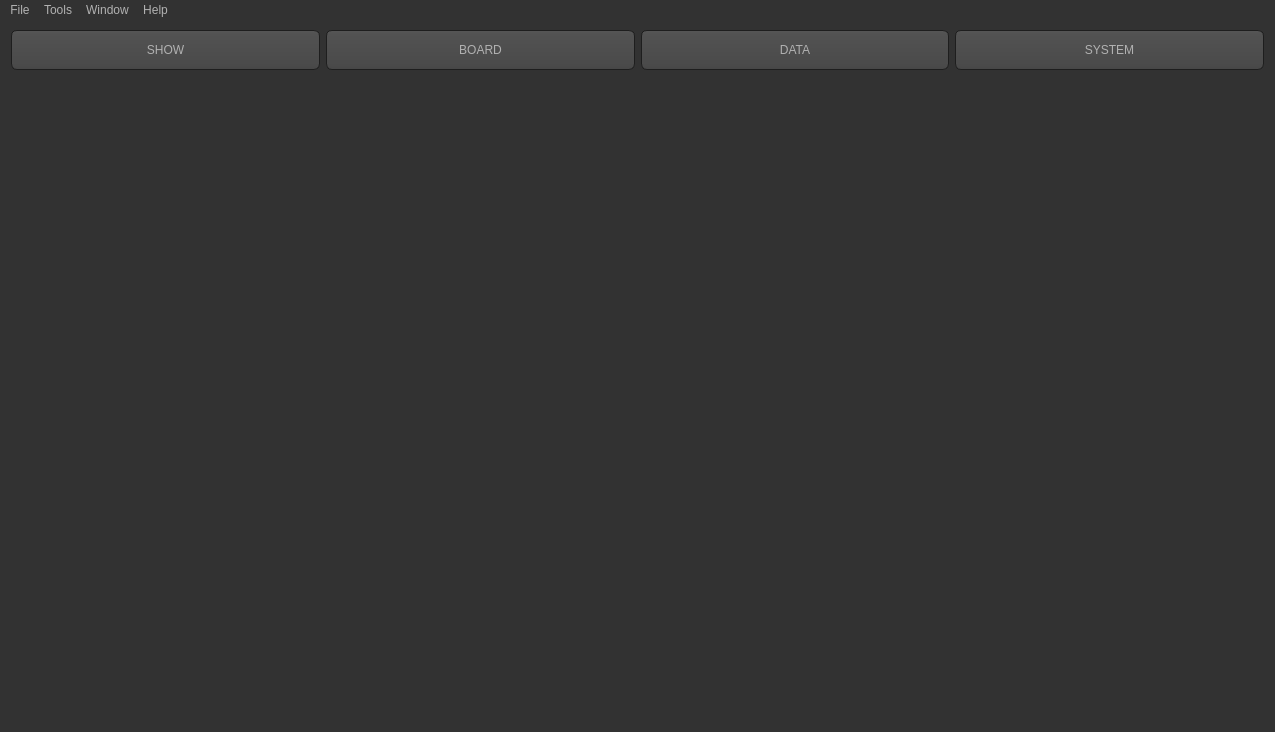
<?xml version="1.0" encoding="UTF-8"?>
<ui version="4.0">
 <class>MainWindow</class>
 <widget class="QMainWindow" name="MainWindow">
  <property name="geometry">
   <rect>
    <x>0</x>
    <y>0</y>
    <width>1275</width>
    <height>732</height>
   </rect>
  </property>
  <property name="windowTitle">
   <string>MainWindow</string>
  </property>
  <property name="styleSheet">
   <string notr="true">QToolTip
{
     border: 1px solid black;
     background-color: #ffa02f;
     padding: 1px;
     border-radius: 3px;
     opacity: 100;
}

QWidget
{
    color: #b1b1b1;
    background-color: #323232;
}

QWidget:item:hover
{
    background-color: QLinearGradient( x1: 0, y1: 0, x2: 0, y2: 1, stop: 0 #ffa02f, stop: 1 #ca0619);
    color: #000000;
}

QWidget:item:selected
{
    background-color: QLinearGradient( x1: 0, y1: 0, x2: 0, y2: 1, stop: 0 #ffa02f, stop: 1 #d7801a);
}

QMenuBar::item
{
    background: transparent;
}

QMenuBar::item:selected
{
    background: transparent;
    border: 1px solid #ffaa00;
}

QMenuBar::item:pressed
{
    background: #444;
    border: 1px solid #000;
    background-color: QLinearGradient(
        x1:0, y1:0,
        x2:0, y2:1,
        stop:1 #212121,
        stop:0.4 #343434/*,
        stop:0.2 #343434,
        stop:0.1 #ffaa00*/
    );
    margin-bottom:-1px;
    padding-bottom:1px;
}

QMenu
{
    border: 1px solid #000;
}

QMenu::item
{
    padding: 2px 20px 2px 20px;
}

QMenu::item:selected
{
    color: #000000;
}

QWidget:disabled
{
    color: #404040;
    background-color: #323232;
}

QAbstractItemView
{
    background-color: QLinearGradient( x1: 0, y1: 0, x2: 0, y2: 1, stop: 0 #4d4d4d, stop: 0.1 #646464, stop: 1 #5d5d5d);
}

QWidget:focus
{
    /*border: 2px solid QLinearGradient( x1: 0, y1: 0, x2: 0, y2: 1, stop: 0 #ffa02f, stop: 1 #d7801a);*/
}

QLineEdit
{
    background-color: QLinearGradient( x1: 0, y1: 0, x2: 0, y2: 1, stop: 0 #4d4d4d, stop: 0 #646464, stop: 1 #5d5d5d);
    padding: 1px;
    border-style: solid;
    border: 1px solid #1e1e1e;
    border-radius: 5;
}

QPushButton
{
    color: #b1b1b1;
    background-color: QLinearGradient( x1: 0, y1: 0, x2: 0, y2: 1, stop: 0 #565656, stop: 0.1 #525252, stop: 0.5 #4e4e4e, stop: 0.9 #4a4a4a, stop: 1 #464646);
    border-width: 1px;
    border-color: #1e1e1e;
    border-style: solid;
    border-radius: 6;
    padding: 3px;
    font-size: 12px;
    padding-left: 5px;
    padding-right: 5px;
}

QPushButton:pressed
{
    background-color: QLinearGradient( x1: 0, y1: 0, x2: 0, y2: 1, stop: 0 #2d2d2d, stop: 0.1 #2b2b2b, stop: 0.5 #292929, stop: 0.9 #282828, stop: 1 #252525);
}

QComboBox
{
    selection-background-color: #ffaa00;
    background-color: QLinearGradient( x1: 0, y1: 0, x2: 0, y2: 1, stop: 0 #565656, stop: 0.1 #525252, stop: 0.5 #4e4e4e, stop: 0.9 #4a4a4a, stop: 1 #464646);
    border-style: solid;
    border: 1px solid #1e1e1e;
    border-radius: 5;
}

QComboBox:hover,QPushButton:hover
{
    border: 2px solid QLinearGradient( x1: 0, y1: 0, x2: 0, y2: 1, stop: 0 #ffa02f, stop: 1 #d7801a);
}


QComboBox:on
{
    padding-top: 3px;
    padding-left: 4px;
    background-color: QLinearGradient( x1: 0, y1: 0, x2: 0, y2: 1, stop: 0 #2d2d2d, stop: 0.1 #2b2b2b, stop: 0.5 #292929, stop: 0.9 #282828, stop: 1 #252525);
    selection-background-color: #ffaa00;
}

QComboBox QAbstractItemView
{
    border: 2px solid darkgray;
    selection-background-color: QLinearGradient( x1: 0, y1: 0, x2: 0, y2: 1, stop: 0 #ffa02f, stop: 1 #d7801a);
}

QComboBox::drop-down
{
     subcontrol-origin: padding;
     subcontrol-position: top right;
     width: 15px;

     border-left-width: 0px;
     border-left-color: darkgray;
     border-left-style: solid; /* just a single line */
     border-top-right-radius: 3px; /* same radius as the QComboBox */
     border-bottom-right-radius: 3px;
 }

QComboBox::down-arrow
{
     image: url(:/down_arrow.png);
}

QGroupBox:focus
{
border: 2px solid QLinearGradient( x1: 0, y1: 0, x2: 0, y2: 1, stop: 0 #ffa02f, stop: 1 #d7801a);
}

QTextEdit:focus
{
    border: 2px solid QLinearGradient( x1: 0, y1: 0, x2: 0, y2: 1, stop: 0 #ffa02f, stop: 1 #d7801a);
}

QScrollBar:horizontal {
     border: 1px solid #222222;
     background: QLinearGradient( x1: 0, y1: 0, x2: 0, y2: 1, stop: 0.0 #121212, stop: 0.2 #282828, stop: 1 #484848);
     height: 7px;
     margin: 0px 16px 0 16px;
}

QScrollBar::handle:horizontal
{
      background: QLinearGradient( x1: 0, y1: 0, x2: 1, y2: 0, stop: 0 #ffa02f, stop: 0.5 #d7801a, stop: 1 #ffa02f);
      min-height: 20px;
      border-radius: 2px;
}

QScrollBar::add-line:horizontal {
      border: 1px solid #1b1b19;
      border-radius: 2px;
      background: QLinearGradient( x1: 0, y1: 0, x2: 1, y2: 0, stop: 0 #ffa02f, stop: 1 #d7801a);
      width: 14px;
      subcontrol-position: right;
      subcontrol-origin: margin;
}

QScrollBar::sub-line:horizontal {
      border: 1px solid #1b1b19;
      border-radius: 2px;
      background: QLinearGradient( x1: 0, y1: 0, x2: 1, y2: 0, stop: 0 #ffa02f, stop: 1 #d7801a);
      width: 14px;
     subcontrol-position: left;
     subcontrol-origin: margin;
}

QScrollBar::right-arrow:horizontal, QScrollBar::left-arrow:horizontal
{
      border: 1px solid black;
      width: 1px;
      height: 1px;
      background: white;
}

QScrollBar::add-page:horizontal, QScrollBar::sub-page:horizontal
{
      background: none;
}

QScrollBar:vertical
{
      background: QLinearGradient( x1: 0, y1: 0, x2: 1, y2: 0, stop: 0.0 #121212, stop: 0.2 #282828, stop: 1 #484848);
      width: 7px;
      margin: 16px 0 16px 0;
      border: 1px solid #222222;
}

QScrollBar::handle:vertical
{
      background: QLinearGradient( x1: 0, y1: 0, x2: 0, y2: 1, stop: 0 #ffa02f, stop: 0.5 #d7801a, stop: 1 #ffa02f);
      min-height: 20px;
      border-radius: 2px;
}

QScrollBar::add-line:vertical
{
      border: 1px solid #1b1b19;
      border-radius: 2px;
      background: QLinearGradient( x1: 0, y1: 0, x2: 0, y2: 1, stop: 0 #ffa02f, stop: 1 #d7801a);
      height: 14px;
      subcontrol-position: bottom;
      subcontrol-origin: margin;
}

QScrollBar::sub-line:vertical
{
      border: 1px solid #1b1b19;
      border-radius: 2px;
      background: QLinearGradient( x1: 0, y1: 0, x2: 0, y2: 1, stop: 0 #d7801a, stop: 1 #ffa02f);
      height: 14px;
      subcontrol-position: top;
      subcontrol-origin: margin;
}

QScrollBar::up-arrow:vertical, QScrollBar::down-arrow:vertical
{
      border: 1px solid black;
      width: 1px;
      height: 1px;
      background: white;
}


QScrollBar::add-page:vertical, QScrollBar::sub-page:vertical
{
      background: none;
}

QTextEdit
{
    background-color: #242424;
}

QPlainTextEdit
{
    background-color: #242424;
}

QHeaderView::section
{
    background-color: QLinearGradient(x1:0, y1:0, x2:0, y2:1, stop:0 #616161, stop: 0.5 #505050, stop: 0.6 #434343, stop:1 #656565);
    color: white;
    padding-left: 4px;
    border: 1px solid #6c6c6c;
}

QCheckBox:disabled
{
color: #414141;
}

QDockWidget::title
{
    text-align: center;
    spacing: 3px; /* spacing between items in the tool bar */
    background-color: QLinearGradient(x1:0, y1:0, x2:0, y2:1, stop:0 #323232, stop: 0.5 #242424, stop:1 #323232);
}

QDockWidget::close-button, QDockWidget::float-button
{
    text-align: center;
    spacing: 1px; /* spacing between items in the tool bar */
    background-color: QLinearGradient(x1:0, y1:0, x2:0, y2:1, stop:0 #323232, stop: 0.5 #242424, stop:1 #323232);
}

QDockWidget::close-button:hover, QDockWidget::float-button:hover
{
    background: #242424;
}

QDockWidget::close-button:pressed, QDockWidget::float-button:pressed
{
    padding: 1px -1px -1px 1px;
}

QMainWindow::separator
{
    background-color: QLinearGradient(x1:0, y1:0, x2:0, y2:1, stop:0 #161616, stop: 0.5 #151515, stop: 0.6 #212121, stop:1 #343434);
    color: white;
    padding-left: 4px;
    border: 1px solid #4c4c4c;
    spacing: 3px; /* spacing between items in the tool bar */
}

QMainWindow::separator:hover
{

    background-color: QLinearGradient(x1:0, y1:0, x2:0, y2:1, stop:0 #d7801a, stop:0.5 #b56c17 stop:1 #ffa02f);
    color: white;
    padding-left: 4px;
    border: 1px solid #6c6c6c;
    spacing: 3px; /* spacing between items in the tool bar */
}

QToolBar::handle
{
     spacing: 3px; /* spacing between items in the tool bar */
     background: url(:/images/handle.png);
}

QMenu::separator
{
    height: 2px;
    background-color: QLinearGradient(x1:0, y1:0, x2:0, y2:1, stop:0 #161616, stop: 0.5 #151515, stop: 0.6 #212121, stop:1 #343434);
    color: white;
    padding-left: 4px;
    margin-left: 10px;
    margin-right: 5px;
}

QProgressBar
{
    border: 2px solid grey;
    border-radius: 5px;
    text-align: center;
}

QProgressBar::chunk
{
    background-color: #d7801a;
    width: 2.15px;
    margin: 0.5px;
}

QTabBar::tab {
    color: #b1b1b1;
    border: 1px solid #444;
    border-bottom-style: none;
    background-color: #323232;
    padding-left: 10px;
    padding-right: 10px;
    padding-top: 3px;
    padding-bottom: 2px;
    margin-right: -1px;
}

QTabWidget::pane {
    border: 1px solid #444;
    top: 1px;
}

QTabBar::tab:last
{
    margin-right: 0; /* the last selected tab has nothing to overlap with on the right */
    border-top-right-radius: 3px;
}

QTabBar::tab:first:!selected
{
 margin-left: 0px; /* the last selected tab has nothing to overlap with on the right */


    border-top-left-radius: 3px;
}

QTabBar::tab:!selected
{
    color: #b1b1b1;
    border-bottom-style: solid;
    margin-top: 3px;
    background-color: QLinearGradient(x1:0, y1:0, x2:0, y2:1, stop:1 #212121, stop:.4 #343434);
}

QTabBar::tab:selected
{
    border-top-left-radius: 3px;
    border-top-right-radius: 3px;
    margin-bottom: 0px;
}

QTabBar::tab:!selected:hover
{
    /*border-top: 2px solid #ffaa00;
    padding-bottom: 3px;*/
    border-top-left-radius: 3px;
    border-top-right-radius: 3px;
    background-color: QLinearGradient(x1:0, y1:0, x2:0, y2:1, stop:1 #212121, stop:0.4 #343434, stop:0.2 #343434, stop:0.1 #ffaa00);
}

QRadioButton::indicator:checked, QRadioButton::indicator:unchecked{
    color: #b1b1b1;
    background-color: #323232;
    border: 1px solid #b1b1b1;
    border-radius: 6px;
}

QRadioButton::indicator:checked
{
    background-color: qradialgradient(
        cx: 0.5, cy: 0.5,
        fx: 0.5, fy: 0.5,
        radius: 1.0,
        stop: 0.25 #ffaa00,
        stop: 0.3 #323232
    );
}

QCheckBox::indicator{
    color: #b1b1b1;
    background-color: #323232;
    border: 1px solid #b1b1b1;
    width: 9px;
    height: 9px;
}

QRadioButton::indicator
{
    border-radius: 6px;
}

QRadioButton::indicator:hover, QCheckBox::indicator:hover
{
    border: 1px solid #ffaa00;
}

QCheckBox::indicator:checked
{
    image:url(:/images/checkbox.png);
}

QCheckBox::indicator:disabled, QRadioButton::indicator:disabled
{
    border: 1px solid #444;
}</string>
  </property>
  <property name="documentMode">
   <bool>false</bool>
  </property>
  <property name="unifiedTitleAndToolBarOnMac">
   <bool>false</bool>
  </property>
  <widget class="QWidget" name="centralWidget">
   <property name="sizePolicy">
    <sizepolicy hsizetype="Expanding" vsizetype="Expanding">
     <horstretch>0</horstretch>
     <verstretch>0</verstretch>
    </sizepolicy>
   </property>
   <property name="autoFillBackground">
    <bool>false</bool>
   </property>
   <layout class="QGridLayout" name="gridLayout">
    <item row="0" column="0">
     <layout class="QHBoxLayout" name="horizontalLayout_2">
      <item>
       <widget class="QPushButton" name="Show_Button">
        <property name="minimumSize">
         <size>
          <width>0</width>
          <height>40</height>
         </size>
        </property>
        <property name="text">
         <string>SHOW</string>
        </property>
       </widget>
      </item>
      <item>
       <widget class="QPushButton" name="Board_Button">
        <property name="minimumSize">
         <size>
          <width>0</width>
          <height>40</height>
         </size>
        </property>
        <property name="text">
         <string>BOARD</string>
        </property>
       </widget>
      </item>
      <item>
       <widget class="QPushButton" name="Data_Button">
        <property name="minimumSize">
         <size>
          <width>0</width>
          <height>40</height>
         </size>
        </property>
        <property name="text">
         <string>DATA</string>
        </property>
       </widget>
      </item>
      <item>
       <widget class="QPushButton" name="System_Button">
        <property name="minimumSize">
         <size>
          <width>0</width>
          <height>40</height>
         </size>
        </property>
        <property name="text">
         <string>SYSTEM</string>
        </property>
       </widget>
      </item>
     </layout>
    </item>
    <item row="1" column="0">
     <widget class="QStackedWidget" name="Main_stackedWidget">
      <property name="enabled">
       <bool>true</bool>
      </property>
      <property name="sizePolicy">
       <sizepolicy hsizetype="Expanding" vsizetype="Expanding">
        <horstretch>0</horstretch>
        <verstretch>0</verstretch>
       </sizepolicy>
      </property>
      <property name="sizeIncrement">
       <size>
        <width>0</width>
        <height>0</height>
       </size>
      </property>
      <property name="currentIndex">
       <number>-1</number>
      </property>
     </widget>
    </item>
   </layout>
  </widget>
  <widget class="QMenuBar" name="menuBar">
   <property name="enabled">
    <bool>true</bool>
   </property>
   <property name="geometry">
    <rect>
     <x>0</x>
     <y>0</y>
     <width>1275</width>
     <height>20</height>
    </rect>
   </property>
   <widget class="QMenu" name="menuFile">
    <property name="title">
     <string>File</string>
    </property>
    <addaction name="actionNew_Project"/>
    <addaction name="actionOpen_Project"/>
    <addaction name="actionOpen_Recent_Project"/>
    <addaction name="actionSave_Project"/>
    <addaction name="actionSave_Project_As"/>
    <addaction name="actionPrint_CueList"/>
    <addaction name="actionExit"/>
   </widget>
   <widget class="QMenu" name="menuTools">
    <property name="title">
     <string>Tools</string>
    </property>
    <addaction name="actionOptions"/>
   </widget>
   <widget class="QMenu" name="menuWindow">
    <property name="title">
     <string>Window</string>
    </property>
    <addaction name="actionFull_Screen"/>
    <addaction name="actionWindow_Size"/>
    <addaction name="actionManual"/>
   </widget>
   <widget class="QMenu" name="menuHelp">
    <property name="title">
     <string>Help</string>
    </property>
    <addaction name="actionTotural"/>
    <addaction name="actionAbout"/>
    <addaction name="actionImformation"/>
   </widget>
   <addaction name="menuFile"/>
   <addaction name="menuTools"/>
   <addaction name="menuWindow"/>
   <addaction name="menuHelp"/>
  </widget>
  <widget class="QStatusBar" name="statusBar"/>
  <action name="actionNew_Project">
   <property name="text">
    <string>New Project</string>
   </property>
  </action>
  <action name="actionOpen_Project">
   <property name="text">
    <string>Open Project</string>
   </property>
  </action>
  <action name="actionOpen_Recent_Project">
   <property name="text">
    <string>Open Recent Project</string>
   </property>
  </action>
  <action name="actionSave_Project">
   <property name="text">
    <string>Save Project</string>
   </property>
  </action>
  <action name="actionSave_Project_As">
   <property name="text">
    <string>Save Project As</string>
   </property>
  </action>
  <action name="actionPrint_CueList">
   <property name="text">
    <string>Print CueList</string>
   </property>
  </action>
  <action name="actionExit">
   <property name="text">
    <string>Exit</string>
   </property>
  </action>
  <action name="actionOptions">
   <property name="text">
    <string>Options</string>
   </property>
  </action>
  <action name="actionFull_Screen">
   <property name="text">
    <string>Full Screen</string>
   </property>
  </action>
  <action name="actionWindow_Size">
   <property name="text">
    <string>Window Size</string>
   </property>
  </action>
  <action name="actionManual">
   <property name="text">
    <string>Manual</string>
   </property>
  </action>
  <action name="actionTotural">
   <property name="text">
    <string>Totural</string>
   </property>
  </action>
  <action name="actionAbout">
   <property name="text">
    <string>About</string>
   </property>
  </action>
  <action name="actionImformation">
   <property name="text">
    <string>Imformation</string>
   </property>
  </action>
 </widget>
 <layoutdefault spacing="6" margin="11"/>
 <resources/>
 <connections/>
</ui>
